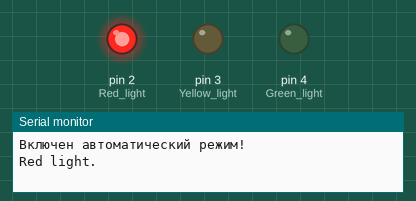
This sketch was run on a simulated Arduino Uno, built with avr-gcc and run on an emulated ATmega328P. Shown: output pins drawn as LEDs (lit = HIGH), the last lines printed to the serial monitor.

Above: at 1.0 s.
At 3.0 s:
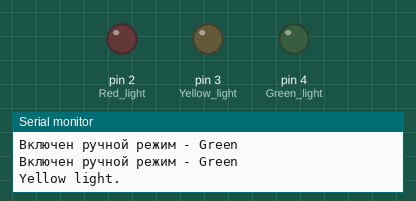
At 5.0 s:
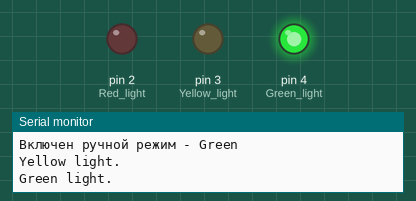
Timing chart, 0 to 7.9 s (numbered marks = the images above):
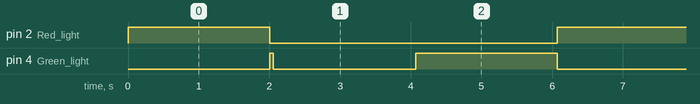

Measured:
- by itself, pin 2 (Red_light): alternates HIGH for 2.0 s and LOW for 4.1 s
- by itself, pin 4 (Green_light): repeats every 6.1 s: LOW 2.0 s, HIGH 2.0 s, LOW 2.0 s, HIGH 0.05 s
- by itself, everything shown: repeats every 6.1 s, in 5 steps

The sketch:

traffic_light_diy.ino
```cpp
#include <AnalogKey.h>
#include <GyverButton.h>

/*
  Traffic light sketch for Arduino UNO R3
  version: 0.5.2
  date: 20.01.2023
  modified 20.04.2023
  Developer: Valeriy Chernobrovyi (chernobrovyivs)
*/

String version_po = "0.5.2";
byte LEDcounter = 0;
boolean btn_flag = 0;
boolean btn_status = 0;
boolean btn_status_work_const = 0;

void setup() {
  // put your setup code here, to run once:
  pinMode(2, OUTPUT); // Red light
  pinMode(3, OUTPUT); // Yellow light
  pinMode(4, OUTPUT); // Green light

  pinMode(8, INPUT_PULLUP); // btn mode
//  pinMode(6, INPUT_PULLUP); // btn  switch color led

  digitalWrite(2, 0);
  digitalWrite(3, 0);
  digitalWrite(4, 0);

  Serial.begin(9600);
  attachInterrupt(1, btnSingle,CHANGE);
}

/*
void automode_fn(){
  Serial.println("Включен автоматический режим!\n");
      LEDcounter = 2;
      while(LEDcounter <= 4){
        switch(LEDcounter){
          case 2:
            digitalWrite(2, 1);
            digitalWrite(3, 0);
            digitalWrite(4, 0);

            Serial.println("Red light.\n");
            break;
          case 3:
            digitalWrite(2, 0);
            digitalWrite(3, 1);
            digitalWrite(4, 0);

            Serial.println("Yellow light.\n");
            break;
          case 4:
            digitalWrite(2, 0);
            digitalWrite(3, 0);
            digitalWrite(4, 1);

            Serial.println("Green light.\n");
            break;
          default:
            digitalWrite(2, 0);
            digitalWrite(3, 0);
            digitalWrite(4, 0);
            break;
        }

        LEDcounter++;
        delay(2000);
        digitalWrite(2, 0);
        digitalWrite(3, 0);
        digitalWrite(4, 0);
      }
}

void manualmode_fn(){
  uint32_t btnTimer = 0;
  Serial.println("Включён ручной режим!\n");

  delay(2000);

  switchbtn.tick();
if (millis() - btnTimer > 2000){
  if (switchbtn.isSingle() && millis() - btnTimer > 100){
      Serial.println("Включен Green LED");
      digitalWrite(4, 1);
  } else if (switchbtn.isDouble()&& millis() - btnTimer > 100){
      Serial.println("Включен Yellow LED");
      digitalWrite(3, 1);
  } else if (switchbtn.isTriple()&& millis() - btnTimer > 100){
      Serial.println("Включен Red LED");
      digitalWrite(2, 1);
  }
}

  delay(2000);
}
*/

void loop(){
/*
  Serial.println("Версия ПО: " + version_po);
  delay(1000);
  Serial.println("Выберите режим работы!");
  delay(2000);
  btn_status = !digitalRead(8); // Read btn status!
  //btn_status_work_const = 0;
  Serial.println(btn_status);

  if(btn_status == 1 && btn_flag == 0){
    btn_status_work_const = 1;
    btn_flag = 1;
    delay(2000);
  } else if(btn_status == 0 && btn_flag == 1){
    btn_status_work_const = 0;
    btn_flag = 0;
    delay(2000);
  }

  if((btn_status_work_const == 1) && (btn_flag == 1)){
    automode_fn();

    if(LEDcounter > 4){
      LEDcounter = 0;
      Serial.println("Переменная LEDcounter == 0!\n");
      delay(2000);
    }
  }
  else {
    manualmode_fn();
  }
*/

  Serial.println("Включен автоматический режим!\n");
      LEDcounter = 2;
      while(LEDcounter <= 4){
        switch(LEDcounter){
          case 2:
            digitalWrite(2, 1);
            digitalWrite(3, 0);
            digitalWrite(4, 0);

            Serial.println("Red light.\n");
            break;
          case 3:
            digitalWrite(2, 0);
            digitalWrite(3, 1);
            digitalWrite(4, 0);

            Serial.println("Yellow light.\n");
            break;
          case 4:
            digitalWrite(2, 0);
            digitalWrite(3, 0);
            digitalWrite(4, 1);

            Serial.println("Green light.\n");
            break;
          default:
            digitalWrite(2, 0);
            digitalWrite(3, 0);
            digitalWrite(4, 0);
            break;
        }

        LEDcounter++;
        delay(2000);
        digitalWrite(2, 0);
        digitalWrite(3, 0);
        digitalWrite(4, 0);
      }
}

void btnSingle(){
  Serial.println("Включен ручной режим - Green");
  digitalWrite(2, 0);
  digitalWrite(3, 0);
  digitalWrite(4, 1);
  delay(2000);
}
```
